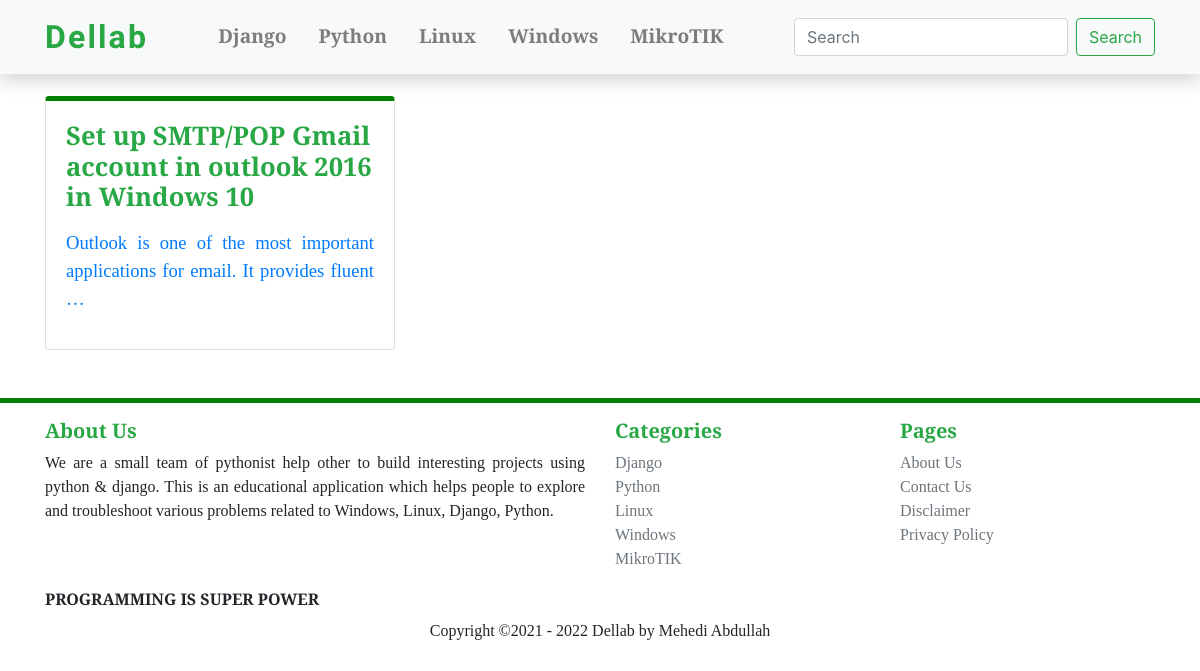
/windows/, run on an earlier commit of the app's database.
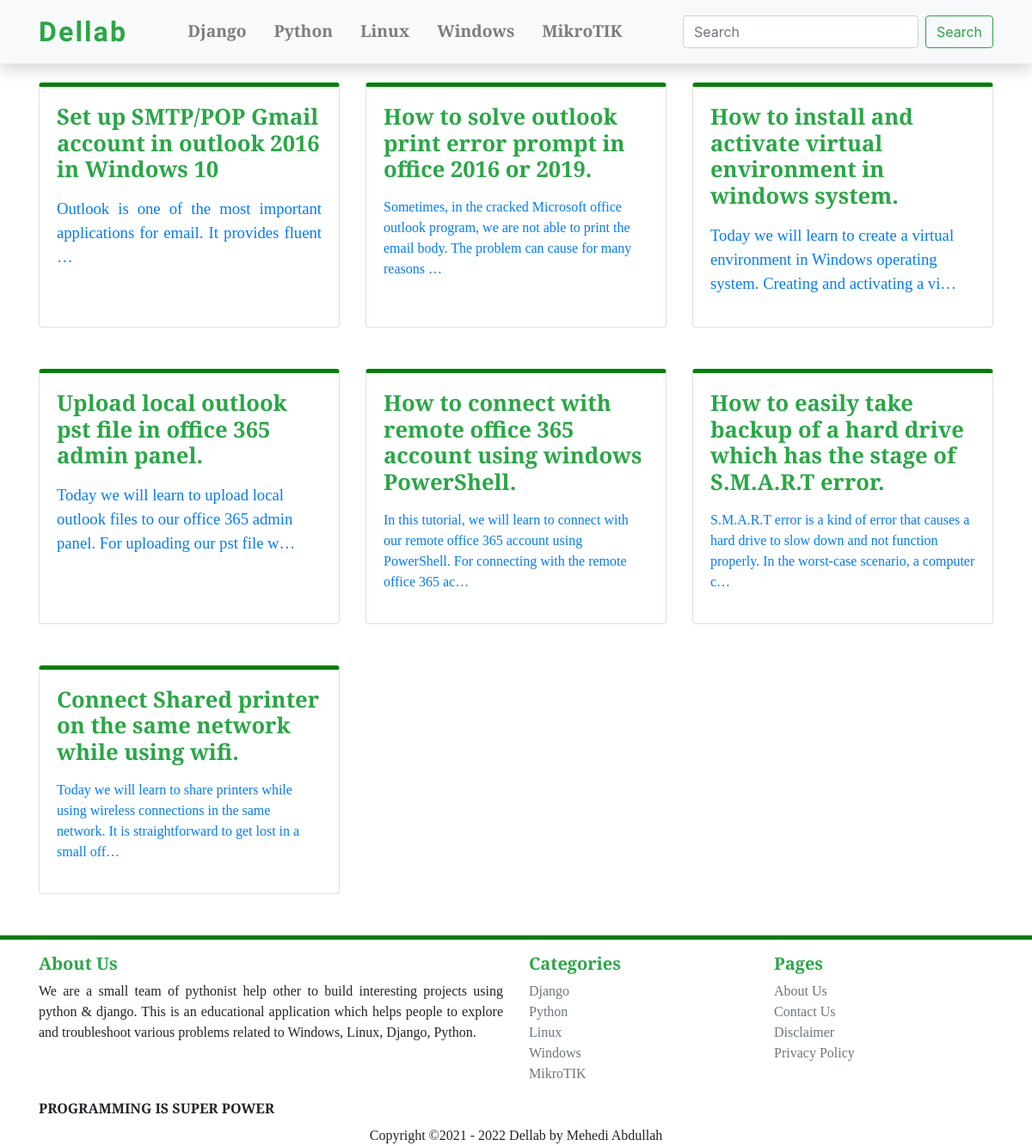
And on a later commit of the database.
### blog/models.py (models this page shows, shortened)
class Blog(models.Model):
    title = models.TextField(unique=True, max_length=987)
    writer = models.ForeignKey(User, on_delete=models.CASCADE, null=True, default=1)
    updated = models.DateField(auto_now=True, auto_now_add=False)
    timestamp = models.DateTimeField(auto_now=False, auto_now_add=True)
    category = models.ForeignKey(Category, on_delete=models.CASCADE)
    content = HTMLField()
    slug = models.SlugField(blank=True, max_length=987)
    def get_absolute_url(self):
        return reverse("details", kwargs={"id": self.id, 'slug': self.slug})

### blog/views.py (the view)
# urls.py: path('windows/', views.windows_index, name='windows_index'),
def windows_index(request):
    windows = Blog.objects.filter(Q(category__title__contains ='windows'))
    return render(request, 'windows/index.html', {'windows': windows })

### templates/windows/index.html (shortened to what this page needs)
{% extends 'master.html' %}
{% block main %}
    <div class="container mt-5">
        <div class="row">
            {% for windows in windows %}
                <div class="col-md-4 mt-5">
                    <div class="card h-100" style=" font-family: 'Averia Serif Libre', cursive; border-top: 5px solid green; border-radius:1.6 rem">
                        <a href={{ windows.get_absolute_url }} " style='text-decoration: none;'>
                            <div class="card-body">
                                <h5 class="card-title text-success text-align-center font-weight-bold" style='font-size: 1.6rem; justify-content: center'> {{ windows.title|safe }}</h5>
                                <p class="card-text text-secondary" style='font-size: 1.3rem; justify: center'>{{windows.content|truncatechars:144|safe}}</p>
                            </div>
                        </a>
                    </div>
                </div>
            {% empty %}
                No Post Found
            {% endfor %}
        </div>
    </div>
{% endblock main %}

### templates/master.html (shortened to what this page needs)
{% load static %}
<!doctype html>
<html lang="en">
  <head>
    <link rel="stylesheet" href="https://stackpath.bootstrapcdn.com/bootstrap/4.1.3/css/bootstrap.min.css">
    <link href="https://unpkg.com/aos@2.3.1/dist/aos.css" rel="stylesheet">
    <link rel="stylesheet" href="{% static 'style.css' %}">
  </head>
  <body style='overflow-x: hidden'>
    {% include 'partials/_navbar.html' %}
    {% block main %}{% endblock main %}
    {% include 'partials/_footer.html' %}
  </body>
</html>

### templates/partials/_navbar.html (shortened to what this page needs)
<nav class="navbar navbar-expand-lg navbar-light bg-light shadow fixed-top">
    <div class="container">
        <a class="navbar-brand text-success font-weight-bold" href="{% url 'index' %}" style="font-size: 2rem ;letter-spacing: 1.6pt; font-family: 'Faster One', cursive;">Dellab</a>
        <div class="collapse navbar-collapse" id="navbarSupportedContent">
        <ul class="navbar-nav navbar-center topnav">
            <li class="nav-item">
                <a class="nav-link mr-3 font-weight-bold " href="{% url 'django_index' %}" style="font-size: 1.2rem; font-family: 'Averia Serif Libre', cursive;">Django<span class="sr-only">(current)</span></a>
            </li>
            <li class="nav-item">
                <a class="nav-link mr-3 font-weight-bold" href="{% url 'python_index' %}" style="font-size: 1.2rem; font-family: 'Averia Serif Libre', cursive;">Python</a>
            </li>
            <li class="nav-item">
                <a class="nav-link mr-3 font-weight-bold" href="{% url 'linux_index' %}" style="font-size: 1.2rem; font-family: 'Averia Serif Libre', cursive;">Linux</a>
            </li>
            <li class="nav-item">
                <a class="nav-link mr-3 font-weight-bold" href="{% url 'windows_index' %}" style="font-size: 1.2rem; font-family: 'Averia Serif Libre', cursive;">Windows</a>
            </li>
            <li class="nav-item">
                <a class="nav-link mr-3 font-weight-bold" href="{% url 'mikrotik_index' %}" style="font-size: 1.2rem; font-family: 'Averia Serif Libre', cursive;">MikroTIK</a>
            </li>
        </ul>
        <ul class="navbar-nav ml-auto">
            <li class="nav-item">
                <form class="form-inline my-2 my-lg-0" method='GET' action="{% url 'search' %}">
                    <input class="form-control mr-sm-2" type="search" placeholder="Search" aria-label="Search" name='search'>
                    <button class="btn btn-outline-success my-2 my-sm-0" type="submit">Search</button>
                </form>
            </li>
        </ul>
        </div>
    </div>
  </nav>

### templates/partials/_footer.html (shortened to what this page needs)
<footer class="footer mt-5" style=" font-family: 'Averia Serif Libre', cursive; border-top: 5px solid green; ">
    <div class='container mt-3' style=" font-family: 'Averia Serif Libre', cursive;">
        <div class="row">
          <div class="col-md-6 col-lg-6">
            <h5 class='font-weight-bold text-success'>About Us</h5>
            <p style='text-align: justify;'>We are a small team of pythonist help other to build interesting projects using python & django. This is an educational application which helps people to explore and troubleshoot various problems related to Windows, Linux, Django, Python.</p>
          </div>
          <div class="col-md-3 col-lg-3">
            <h5 class='font-weight-bold text-success'>Categories</h5>
            <ul class="list-unstyled text-small">
              <li><a class="text-muted" href="{% url 'django_index' %}">Django</a></li>
              <li><a class="text-muted" href="{% url 'python_index' %}">Python</a></li>
              <li><a class="text-muted" href="{% url 'linux_index' %}">Linux</a></li>
              <li><a class="text-muted" href="{% url 'windows_index' %}">Windows</a></li>
              <li><a class="text-muted" href="{% url 'mikrotik_index' %}">MikroTIK</a></li>
            </ul>
          </div>
          <div class="col-md-3 col-lg-3">
              <h5 class='font-weight-bold text-success'>Pages</h5>
              <ul class="list-unstyled text-small">
                <li><a class="text-muted" href="{% url 'about_us' %}">About Us</a></li>
                <li><a class="text-muted" href="{% url 'contact_us' %}">Contact Us</a></li>
                <li><a class="text-muted" href="{% url 'disclaimer' %}">Disclaimer</a></li>
                <li><a class="text-muted" href="{% url 'privacy_policy' %}">Privacy Policy</a></li>
              </ul>
            </div>
          </div>
        <div class='d-flex '>
            <span class='font-weight-bold'>PROGRAMMING IS SUPER POWER</span>
        </div>
        <div class='d-flex justify-content-center mt-2'>
            Copyright &copy;
            <span id="copyright">
                2021 - <script>document.getElementById('copyright').appendChild(document.createTextNode(new Date().getFullYear()))</script>
            </span>
            <span class='ml-1'>Dellab by Mehedi Abdullah</span>
        </div>
      </div>
</footer>

### main/static/style.css (style rules this page uses)
.topnav a { float: left; display: block; text-align: center; text-decoration: none; border-bottom: 1.6pt solid transparent; }

What changed in the data, as far as the page shows it:
added Blog: title "How to solve outlook print error prompt in office 2016 or 2019.", content "Sometimes, in the cracked Microsoft office outlook program, we are not able to print the email body. The problem can cause for many reasons …"
added Blog: title "How to install and activate virtual environment in windows system.", content "Today we will learn to create a virtual environment in Windows operating system. Creating and activating a vi…"
added Blog: title "Upload local outlook pst file in office 365 admin panel.", content "Today we will learn to upload local outlook files to our office 365 admin panel. For uploading our pst file w…"
added Blog: title "How to connect with remote office 365 account using windows PowerShell.", content "In this tutorial, we will learn to connect with our remote office 365 account using PowerShell. For connecting with the remote office 365 ac…"
added Blog: title "How to easily take backup of a hard drive which has the stage of S.M.A.R.T error.", content "S.M.A.R.T error is a kind of error that causes a hard drive to slow down and not function properly. In the worst-case scenario, a computer c…"
added Blog: title "Connect Shared printer on the same network while using wifi.", content "Today we will learn to share printers while using wireless connections in the same network. It is straightforward to get lost in a small off…"
